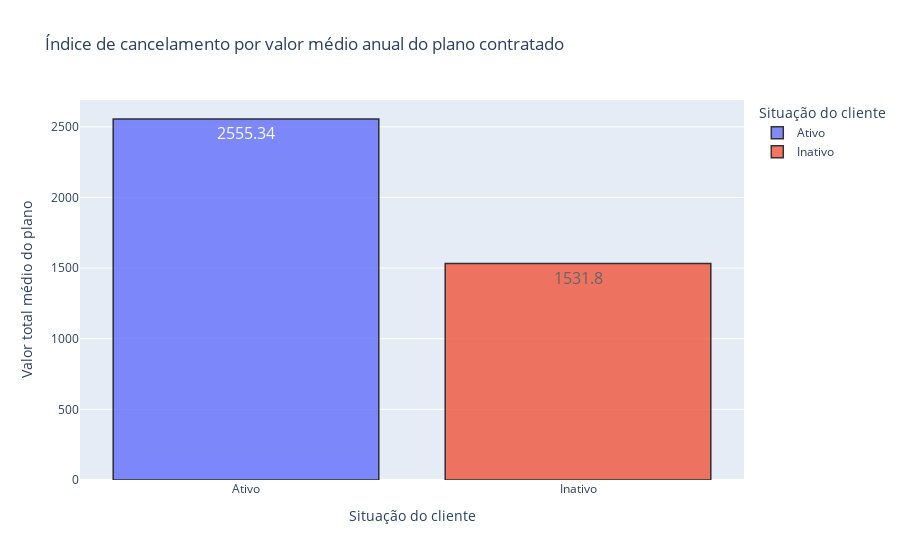

The notebook cell this image was saved under:
### Markdown cell above
### **3.2.4 - Valor médio anual do contrato por cliente**

### Code cell
# Plotando em gráfico de barras
fig = px.bar(df_media_gastos, x = df_media_gastos['Situação do cliente'], y = df_media_gastos['Valor total médio do plano'], 
    color = 'Situação do cliente' ,text='Valor total médio do plano', title="Índice de cancelamento por valor médio anual do plano contratado")
fig.update_traces(textfont_size=16, textangle=0, textposition="inside", cliponaxis=False, opacity=0.8, marker_line_width=1.5,
    marker_line_color = 'rgb(0,0,0)')
fig.show()

### Figure 1 — Plotly figure (JSON) as saved in the notebook; plotly's stock layout.template omitted (floating-point values rounded to 4 significant figures)
{"data": [{"alignmentgroup": "True", "cliponaxis": false, "hovertemplate": "Situação do cliente=%{x}<br>Valor total médio do plano=%{text}<extra></extra>", "legendgroup": "Ativo", "marker": {"color": "#636efa", "line": {"color": "rgb(0,0,0)", "width": 1.5}, "pattern": {"shape": ""}}, "name": "Ativo", "offsetgroup": "Ativo", "opacity": 0.8, "orientation": "v", "showlegend": true, "text": [2555.0], "textangle": 0, "textfont": {"size": 16}, "textposition": "inside", "type": "bar", "x": ["Ativo"], "xaxis": "x", "y": [2555.0], "yaxis": "y"}, {"alignmentgroup": "True", "cliponaxis": false, "hovertemplate": "Situação do cliente=%{x}<br>Valor total médio do plano=%{text}<extra></extra>", "legendgroup": "Inativo", "marker": {"color": "#EF553B", "line": {"color": "rgb(0,0,0)", "width": 1.5}, "pattern": {"shape": ""}}, "name": "Inativo", "offsetgroup": "Inativo", "opacity": 0.8, "orientation": "v", "showlegend": true, "text": [1532.0], "textangle": 0, "textfont": {"size": 16}, "textposition": "inside", "type": "bar", "x": ["Inativo"], "xaxis": "x", "y": [1532.0], "yaxis": "y"}], "layout": {"barmode": "relative", "legend": {"title": {"text": "Situação do cliente"}, "tracegroupgap": 0}, "title": {"text": "Índice de cancelamento por valor médio anual do plano contratado"}, "xaxis": {"anchor": "y", "categoryarray": ["Ativo", "Inativo"], "categoryorder": "array", "domain": [0, 1], "title": {"text": "Situação do cliente"}}, "yaxis": {"anchor": "x", "domain": [0, 1], "title": {"text": "Valor total médio do plano"}}}}
